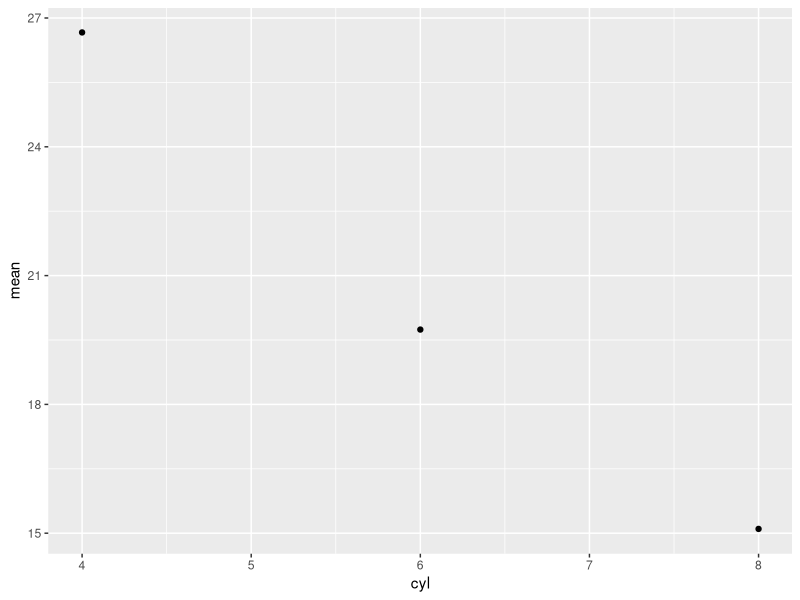

R code for this plot: (Note: this script raises an error after producing the figure.)
## ---- chunk 1
knitr::opts_chunk$set(echo = TRUE)
## ---- chunk 2
library(rlang)
library(purrr)
## ---- chunk 3
paste("Good", "morning", "Hadley")
paste("Good", "afternoon", "Alice")
## ---- chunk 4
cement <- function(...) {
  args <- ensyms(...)
  paste(purrr::map(args, as_string), collapse = " ")
}

cement(Good, morning, Hadley)
#> [1] "Good morning Hadley"
cement(Good, afternoon, Alice)
#> [1] "Good afternoon Alice"
## ---- chunk 5
#works with paste:
name <- "Hadley"
time <- "morning"

paste("Good", time, name)

#but not with cement:
cement(Good, time, name)

## ---- chunk 6
cement(Good, !!time, !!name)
## ---- chunk 7
paste("Good", time, name)
cement(Good, !!time, !!name)
## ---- chunk 8
library(MASS) # quoted

mtcars2 <- subset(mtcars, cyl == 4) # first evaluated, second quoted

with(mtcars2, sum(vs)) #first is evaluated, second is quoted
sum(mtcars2$am) #evaluated

rm(mtcars2) #evaluated(?)
## ---- chunk 9
library(dplyr) # quoted
library(ggplot2) # quoted

by_cyl <- mtcars %>%
  group_by(cyl) %>% #quoted
  summarise(mean = mean(mpg)) #quoted

ggplot(by_cyl, aes(cyl, mean)) + geom_point() # by_cyl evaluated, cyl, mean quoted
## ---- chunk 10
expr(x + y)

expr(1 / 2 / 3)
## ---- chunk 11
f1 <- function(x) expr(x)
f1(a + b + c)
#> x
## ---- chunk 12
f2 <- function(x) enexpr(x)
f2(a + b + c)
## ---- chunk 13
f <- function(...) ensyms(...)
f(x)

f("x")


f(2+3)
## ---- chunk 14
expr
## ---- chunk 15
f1 <- function(x, y) {
  exprs(x = x, y = y)
}
f2 <- function(x, y) {
  enexprs(x = x, y = y)
}
f1(a + b, c + d) # --> "x=x, y=y"
f2(a + b, c + d) # -->
#[x]
#a + b
#[y]
#c+d

## ---- chunk 16
enexpr(x + y)
enexpr(NA)
## ---- chunk 17
exprs(a)
exprs(a=c+d)
## ---- chunk 18
# 1
x <- 5
substitute(x+y*2, list(y=4))
#x not substituted, y substituted

substitute(x+y*2, .GlobalEnv)

substitute(x+y*2, list(y=4, x=x))

substitute(x+y*2, as.list(.GlobalEnv))

## ---- chunk 19
#2
f6_2 <- function(x)
  substitute(x+y*2)
f6_2(x=a)
## ---- chunk 20
#3
f6_3 <- function(y) {
  x <- 5 
  substitute(x+y*2)
}
f6_3(y=4)
#compare with # 1

f6_3 <- function(y) {
  x <- 5 
  substitute(x+y*2, .GlobalEnv)
}
f6_3(y=4)
